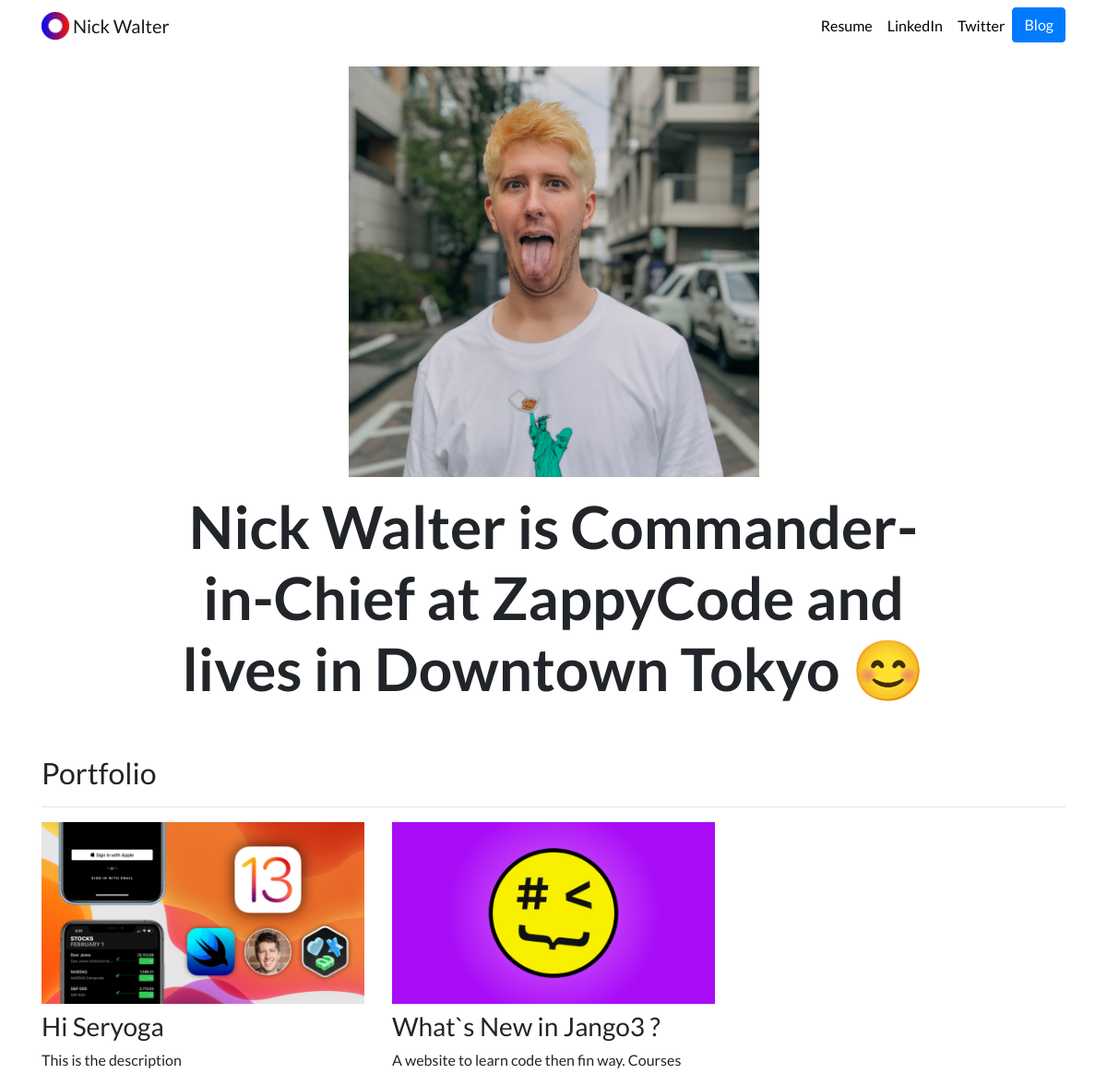
Before: / with the older database file.
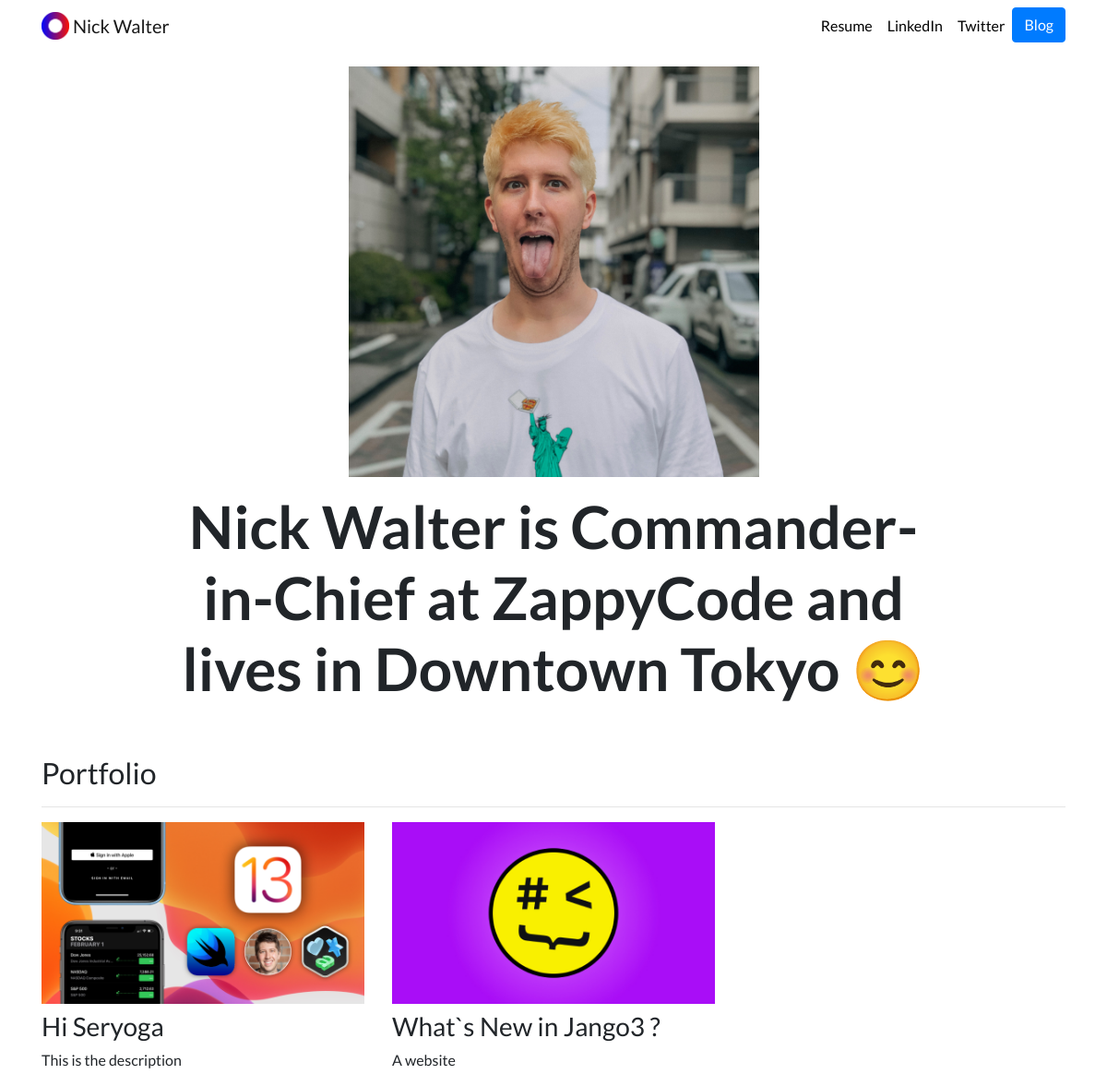
After: the same page with the newer database file.
### portfolio/models.py (models this page shows)
class Project(models.Model):
	title = models.CharField(max_length= 100)
	description = models.CharField(max_length= 250)
	image = models.ImageField(upload_to='portfolio/images/')
	url = models.URLField(blank=True)

### portfolio/views.py (the view)
# urls.py: 2. Add a URL to urlpatterns:  path('', views.home, name='home')
def home(request):
    projects = Project.objects.all()
    return render(request, 'portfolio/home.html', {'projects':projects})

### portfolio/templates/portfolio/home.html (shortened to what this page needs)
{% extends "portfolio/base.html" %}
{% load static %}
{% block content %}
<div class="row justify-content-center my-3">
  <div class="col-5">
    <img src="{% static 'portfolio/SquareBlonde.jpg' %}" class="img-fluid">
  </div>
</div>
<div class="row justify-content-center mb-3">
  <div class="col-md-9 text-center">
    <h1 id="hometext" class="font-weight-bold">Nick Walter is Commander-in-Chief at ZappyCode and lives in Downtown Tokyo 😊</h1>
  </div>
</div>
<h2 class="mt-5">Portfolio</h2>
<hr>
<div class="row">
  {% for project in projects %}
  <div class="col-lg-4 col-md-6">
    {% if project.url %}
    <a href="{{ project.url }}" target="_blank">
      <img src="{{ project.image.url }}" class="img-fluid mb-2">
    </a>
    {% else %}
    <img src="{{ project.image.url }}" class="img-fluid mb-2">
    {% endif %}
    <h3>{{ project.title }}</h3>
    <p>{{ project.description }}</p>
  </div>
  {% endfor %}
</div>
{% endblock %}
{% load static %}

### portfolio/templates/portfolio/base.html (shortened to what this page needs)
{% load static %}
<!doctype html>
<html lang="en">
<head>
  <link rel="stylesheet" href="https://stackpath.bootstrapcdn.com/bootstrap/4.4.1/css/bootstrap.min.css">
  <link rel="stylesheet" href="{% static "portfolio/custom.css" %}">
</head>
<body>
  <nav id="topNav" class="navbar navbar-expand-md navbar-light">
    <div class="container">
      <a class="navbar-brand" href="{% url 'home' %}">
        <img src="{% static "portfolio/Logo.png" %}" width="30" height="30" class="d-inline-block align-top" alt="Nick's Logo">
        <span>Nick Walter</span>
      </a>
      <div class="collapse navbar-collapse text-center" id="navbarNav">
        <ul class="navbar-nav ml-auto">
          <li class="nav-item">
            <a class="nav-link" href="{% static "portfolio/resume.pdf" %}">Resume</a>
          </li>
          <li class="nav-item">
            <a class="nav-link" href="https://www.linkedin.com/in/nick-walter/" target="_blank">LinkedIn</a>
          </li>
          <li class="nav-item">
            <a class="nav-link" href="https://twitter.com/ZappyCode" target="_blank">Twitter</a>
          </li>
          <li>
            <a role="button" href="{% url 'blog:all_blogs' %}" class="btn btn-primary">Blog</a>
          </li>
        </ul>
      </div>
    </div>
  </nav>
  <div class="container">
    {% block content %}{% endblock %}
  </div>
</body>
</html>

### portfolio/static/portfolio/custom.css (style rules this page uses)
.navbar-nav .nav-link { color: rgba(0, 0, 0, 1) !important; }
body { font-family: 'Lato', sans-serif; }
@media (min-width: 992px) { #hometext { font-size: 4rem; } }

Changed rows visible on the page:
changed Project "What`s New in Jango3 ?": description "A website to learn code then fin way. Courses" → "A website"
